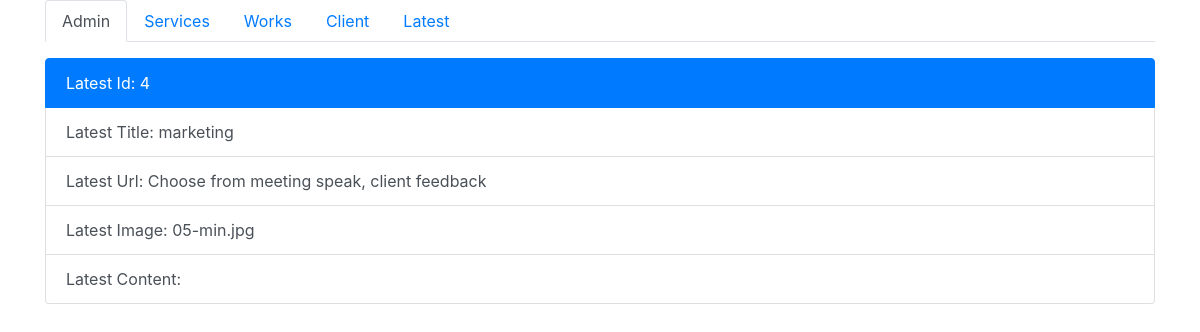
/admin/latest/watch/4, run on the app's committed database.
### app/models.py (models this page shows)
class Latest(db.Model):
    id = db.Column(db.Integer, primary_key=True)
    l_title = db.Column(db.String(255))
    l_url = db.Column(db.String(255))
    l_content = db.Column(db.Text)
    l_img = db.Column(db.String(255))

### admin/latest_routes.py (the view)
@latest_bp.route('/latest/watch/<id>')
def latest_watch(id):
    watchLatest = Latest.query.get(id)
    return render_template('admin/latest_watch.html', watchLatest = watchLatest)

### admin/templates/admin/latest_watch.html
{% extends 'admin/base.html' %}
{% block content %}
<div class="container">
    <div class="row">
        <div class="col-12">
            <div class="list-group mt-3">
                <a href="#" class="list-group-item list-group-item-action active">Latest Id: {{watchLatest.id}}</a>
                <a href="#" class="list-group-item list-group-item-action">Latest Title: {{watchLatest.l_title}}</a>
                <a href="#" class="list-group-item list-group-item-action">Latest Url: {{watchLatest.l_url}}</a>
                <a href="#" class="list-group-item list-group-item-action">Latest Image: {{watchLatest.l_img}}</a>
                <a href="#" class="list-group-item list-group-item-action">Latest Content: {{watchLatest.l_content}}</a>
            </div>
        </div>
    </div>
</div>
{% endblock content %}

### data on the page
Latest: id "4", l_title "marketing", l_url "Choose from meeting speak, client feedback", l_img "05-min.jpg"
